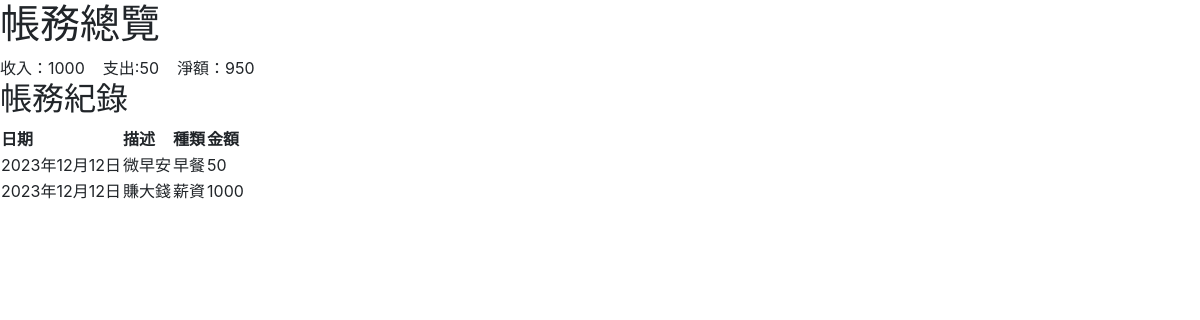
The app's page /index/, older data.
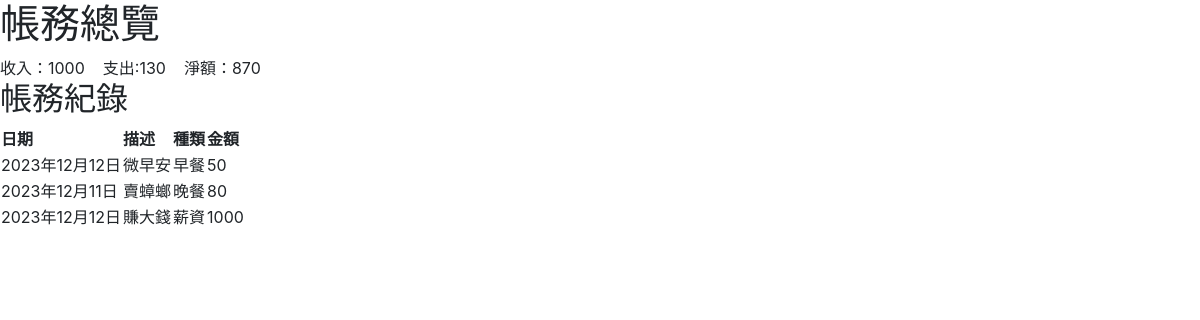
The same page, newer data.
### projectapp/models.py (models this page shows, shortened)
class RecordE(models.Model):
    date 	= DateField()
    description = CharField(max_length=300,null=True)
    categoryE 	= ForeignKey(CategoryE,on_delete=models.SET_NULL,null=True)	#外來鍵是一個(或數個)指向另外一個表格主鍵的欄位。
    cash 	= IntegerField()

class CategoryE(models.Model):
    category = CharField(max_length=20)
    def __str__(self) :
        return self.category

class RecordR(models.Model):
    date 	= DateField()
    description = CharField(max_length=300,null=True)
    categoryR 	= ForeignKey(CategoryR,on_delete=models.SET_NULL,null=True)	#外來鍵是一個(或數個)指向另外一個表格主鍵的欄位。
    cash 	= IntegerField()

class CategoryR(models.Model):
    category = CharField(max_length=20)
    def __str__(self) :
        return self.category

### projectapp/views.py (the view)
# urls.py: path('index/',views.recordall_and_cashflow),
def recordall_and_cashflow(request):
    recordE=RecordE.objects.all()
    recordR=RecordR.objects.all()
    recordAllE=RecordE.objects.filter()
    recordAllR=RecordR.objects.filter()
    income_list=[record.cash for record in recordAllR]
    outcome_list=[record.cash for record in recordAllE]
    income=sum(income_list) if len(income_list)!=0 else 0
    outcome=sum(outcome_list) if len(outcome_list)!=0 else 0
    net = income -outcome
    return render(request,'index.html',locals())

### templates/index.html (shortened to what this page needs)
<!DOCTYPE html>
<html lang="en">
<head>
    <link href="static/css/bootstrap.min.css" rel="stylesheet">
    <link href="static/css/bootstrap.css" rel="stylesheet">
</head>
<body>
    <h1>帳務總覽</h1>
        收入：{{ income }} &nbsp;&nbsp;
        支出:{{ outcome }} &nbsp;&nbsp;
        淨額：{{ net }}
    <h2>帳務紀錄</h2>
<table>
    <th>日期</th>
    <th>描述</th>
    <th>種類</th>
    <th>金額</th>
    {% for record in recordE %}
<tr>
    <td>{{ record.date }}</td>
    <td>{{ record.description }}</td>
    <td>{{ record.categoryE }}</td>
    <td>{{ record.cash }}</td>
</tr>
{% endfor %}
{% for record in recordR %}
<tr>
<td>{{ record.date }}</td>
<td>{{ record.description }}</td>
<td>{{ record.categoryR }}</td>
<td>{{ record.cash }}</td>
</tr>
{% endfor %}
</table>
</body>
</html>

Row changes from the older to the newer data that the page shows:
added RecordE: date "2023年12月11日", description "賣蟑螂", categoryE "晚餐", cash "80"
Text that changed along with them:
{{ outcome }}: "50" → "130"
{{ net }}: "950" → "870"
